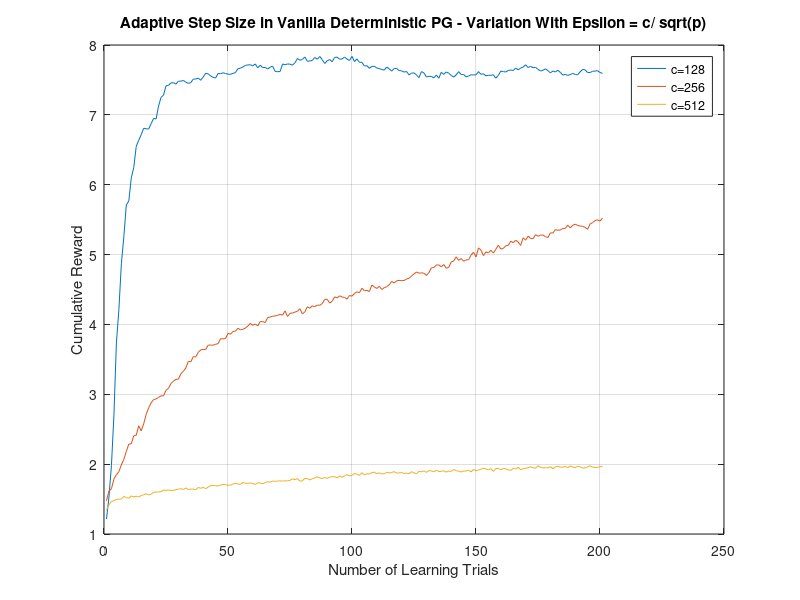

Recreate this plot in MATLAB.
load('Plot Results.mat')
plot([1:201], Cum_Rwd_Epsilon{1,1},[1:201], Cum_Rwd_Epsilon{2,1},[1:201], Cum_Rwd_Epsilon{3,1})
legend('c=128', 'c=256', 'c=512')
xlabel('Number of Learning Trials')
ylabel('Cumulative Reward')
title('Adaptive Step Size in Vanilla Deterministic PG - Variation With Epsilon = c/ sqrt(p)')
grid on